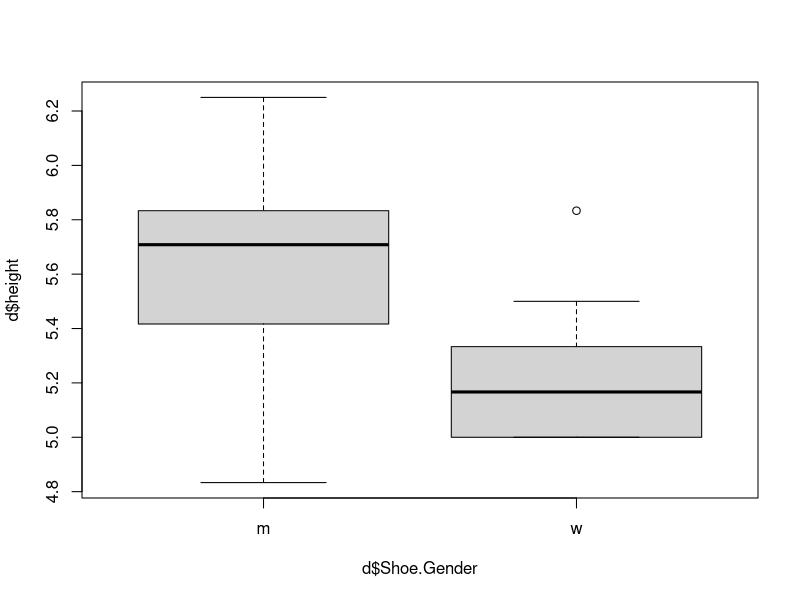

Here is the R script that generated this plot:
d <- read.csv('class_data_complete.csv')
d$height <- d$Height..ft. + d$Height..in./12

# 1
boxplot(d$height ~ d$Shoe.Gender)

# 3

# Count the number of women in the class
women <- length(d$height[d$Shoe.Gender == 'w'])

# Count the number of women who are as short or shorter than 5'4"
# and divide by the number of women
length(d$height[d$height <= 5 + 1/3 & d$Shoe.Gender == 'w']) / women

# Same but taller than 5'8"
length(d$height[d$height > 5 + 2/3 & d$Shoe.Gender == 'w']) / women

# How many girls 5'5" or taller?
tallGirls <- length(d$height[d$height >= 5 + 5/12 & d$Shoe.Gender == 'w'])
# Only one Idara, so the probability of choosing Idara given that he's picking
# a tall girl is
1 / tallGirls

length(d$height[d$height == 5 & d$Shoe.Gender == 'w' & d$State == 'HI']) / women

# 4
quantile(d$height[d$Shoe.Gender == 'm'], .75) # 3rd quartile of the boys
max(d$height[d$Shoe.Gender == 'w']) # Idara

# Would Pearson be an outlier?
quantile(d$height[d$Shoe.Gender == 'w'], .75) + 
  (quantile(d$height[d$Shoe.Gender == 'w'], .75) - quantile(d$height[d$Shoe.Gender == 'w'], .25))*1.5
